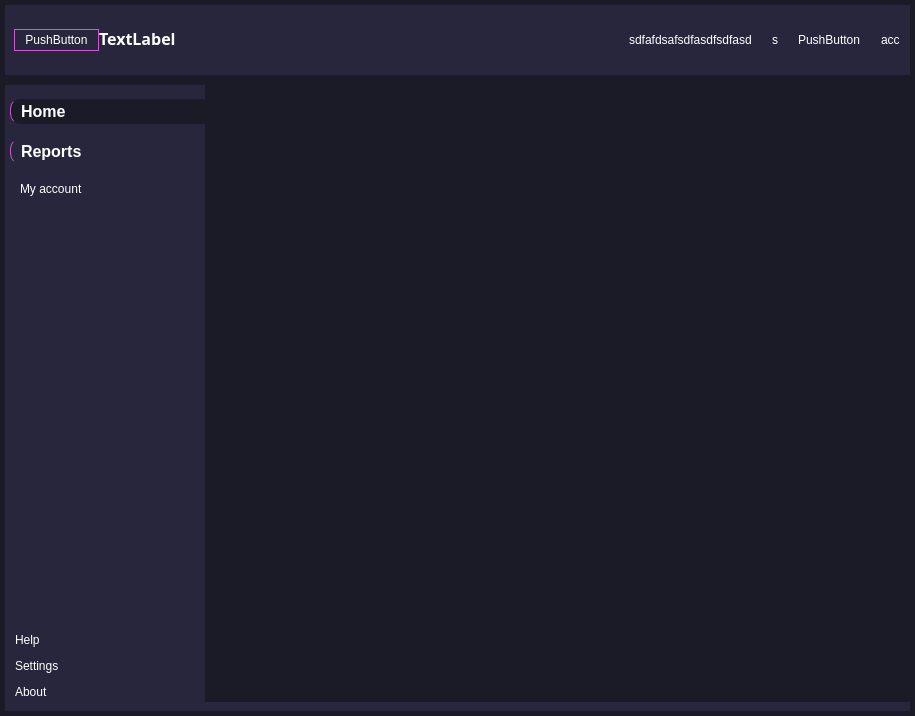
<?xml version="1.0" encoding="UTF-8"?>
<ui version="4.0">
 <class>MainWindow</class>
 <widget class="QMainWindow" name="MainWindow">
  <property name="geometry">
   <rect>
    <x>0</x>
    <y>0</y>
    <width>915</width>
    <height>716</height>
   </rect>
  </property>
  <property name="windowTitle">
   <string>MainWindow</string>
  </property>
  <property name="styleSheet">
   <string notr="true">* {
	border: none;
	background-color: transparent;
	padding: 0;
	margin: 0;
	color: #fff;
}

#centralwidget, #home_btn, #main_content {
	background-color: #1b1b27;
}

#header, #main_body {
	background-color: #27263c;
}

#pushButton {
	border: 1px solid #cc5bce;
	border-radius: 16px;
	text-align: center;
}

QPushButton {
	text-align: left;
	padding: 3px 10px;
	border-top-left-radius: 10px;
	border-bottom-left-radius: 10px;
}

#home_btn, #reports_btn {
	border-left: 1px solid #cc5bce;
	font-weight: bold;
}</string>
  </property>
  <widget class="QWidget" name="centralwidget">
   <layout class="QVBoxLayout" name="verticalLayout">
    <property name="spacing">
     <number>10</number>
    </property>
    <property name="leftMargin">
     <number>5</number>
    </property>
    <property name="topMargin">
     <number>5</number>
    </property>
    <property name="rightMargin">
     <number>5</number>
    </property>
    <property name="bottomMargin">
     <number>5</number>
    </property>
    <item alignment="Qt::AlignmentFlag::AlignTop">
     <widget class="QWidget" name="header" native="true">
      <property name="minimumSize">
       <size>
        <width>0</width>
        <height>70</height>
       </size>
      </property>
      <layout class="QHBoxLayout" name="horizontalLayout_2">
       <property name="spacing">
        <number>0</number>
       </property>
       <property name="topMargin">
        <number>0</number>
       </property>
       <property name="rightMargin">
        <number>0</number>
       </property>
       <property name="bottomMargin">
        <number>0</number>
       </property>
       <item alignment="Qt::AlignmentFlag::AlignLeft">
        <widget class="QFrame" name="frame">
         <property name="frameShape">
          <enum>QFrame::Shape::StyledPanel</enum>
         </property>
         <property name="frameShadow">
          <enum>QFrame::Shadow::Raised</enum>
         </property>
         <layout class="QHBoxLayout" name="horizontalLayout_4">
          <property name="spacing">
           <number>0</number>
          </property>
          <property name="leftMargin">
           <number>0</number>
          </property>
          <property name="topMargin">
           <number>0</number>
          </property>
          <property name="rightMargin">
           <number>0</number>
          </property>
          <property name="bottomMargin">
           <number>0</number>
          </property>
          <item alignment="Qt::AlignmentFlag::AlignLeft">
           <widget class="QPushButton" name="pushButton">
            <property name="cursor">
             <cursorShape>OpenHandCursor</cursorShape>
            </property>
            <property name="text">
             <string>PushButton</string>
            </property>
           </widget>
          </item>
          <item>
           <widget class="QLabel" name="label">
            <property name="font">
             <font>
              <family>Noto Serif Thai</family>
              <pointsize>12</pointsize>
              <bold>true</bold>
             </font>
            </property>
            <property name="text">
             <string>TextLabel</string>
            </property>
           </widget>
          </item>
         </layout>
        </widget>
       </item>
       <item alignment="Qt::AlignmentFlag::AlignRight">
        <widget class="QFrame" name="frame_2">
         <property name="frameShape">
          <enum>QFrame::Shape::StyledPanel</enum>
         </property>
         <property name="frameShadow">
          <enum>QFrame::Shadow::Raised</enum>
         </property>
         <layout class="QHBoxLayout" name="horizontalLayout_3">
          <property name="spacing">
           <number>0</number>
          </property>
          <property name="leftMargin">
           <number>0</number>
          </property>
          <property name="topMargin">
           <number>0</number>
          </property>
          <property name="rightMargin">
           <number>0</number>
          </property>
          <property name="bottomMargin">
           <number>0</number>
          </property>
          <item>
           <widget class="QPushButton" name="pushButton_2">
            <property name="text">
             <string>sdfafdsafsdfasdfsdfasd</string>
            </property>
           </widget>
          </item>
          <item alignment="Qt::AlignmentFlag::AlignRight">
           <widget class="QPushButton" name="pushButton_3">
            <property name="text">
             <string>s</string>
            </property>
           </widget>
          </item>
          <item alignment="Qt::AlignmentFlag::AlignRight">
           <widget class="QPushButton" name="pushButton_4">
            <property name="text">
             <string>PushButton</string>
            </property>
           </widget>
          </item>
          <item alignment="Qt::AlignmentFlag::AlignRight">
           <widget class="QPushButton" name="pushButton_5">
            <property name="text">
             <string>acc</string>
            </property>
           </widget>
          </item>
         </layout>
        </widget>
       </item>
      </layout>
     </widget>
    </item>
    <item>
     <widget class="QWidget" name="main_body" native="true">
      <property name="sizePolicy">
       <sizepolicy hsizetype="Preferred" vsizetype="Expanding">
        <horstretch>0</horstretch>
        <verstretch>0</verstretch>
       </sizepolicy>
      </property>
      <layout class="QHBoxLayout" name="horizontalLayout">
       <property name="spacing">
        <number>0</number>
       </property>
       <property name="leftMargin">
        <number>0</number>
       </property>
       <property name="topMargin">
        <number>0</number>
       </property>
       <property name="rightMargin">
        <number>0</number>
       </property>
       <item>
        <widget class="QWidget" name="left_menu" native="true">
         <property name="minimumSize">
          <size>
           <width>200</width>
           <height>0</height>
          </size>
         </property>
         <property name="maximumSize">
          <size>
           <width>16777215</width>
           <height>16777215</height>
          </size>
         </property>
         <layout class="QVBoxLayout" name="verticalLayout_3">
          <property name="spacing">
           <number>0</number>
          </property>
          <property name="leftMargin">
           <number>0</number>
          </property>
          <property name="topMargin">
           <number>0</number>
          </property>
          <property name="rightMargin">
           <number>0</number>
          </property>
          <property name="bottomMargin">
           <number>0</number>
          </property>
          <item>
           <widget class="QWidget" name="widget_2" native="true">
            <property name="font">
             <font>
              <pointsize>12</pointsize>
             </font>
            </property>
            <layout class="QVBoxLayout" name="verticalLayout_4">
             <property name="leftMargin">
              <number>0</number>
             </property>
             <property name="rightMargin">
              <number>0</number>
             </property>
             <property name="bottomMargin">
              <number>0</number>
             </property>
             <item>
              <widget class="QFrame" name="frame_3">
               <property name="font">
                <font>
                 <pointsize>11</pointsize>
                 <bold>false</bold>
                </font>
               </property>
               <property name="frameShape">
                <enum>QFrame::Shape::StyledPanel</enum>
               </property>
               <property name="frameShadow">
                <enum>QFrame::Shadow::Raised</enum>
               </property>
               <layout class="QVBoxLayout" name="verticalLayout_5">
                <property name="spacing">
                 <number>15</number>
                </property>
                <property name="leftMargin">
                 <number>5</number>
                </property>
                <property name="topMargin">
                 <number>5</number>
                </property>
                <property name="rightMargin">
                 <number>0</number>
                </property>
                <property name="bottomMargin">
                 <number>0</number>
                </property>
                <item>
                 <widget class="QPushButton" name="home_btn">
                  <property name="font">
                   <font>
                    <pointsize>12</pointsize>
                    <bold>true</bold>
                   </font>
                  </property>
                  <property name="cursor">
                   <cursorShape>PointingHandCursor</cursorShape>
                  </property>
                  <property name="text">
                   <string>Home</string>
                  </property>
                 </widget>
                </item>
                <item>
                 <widget class="QPushButton" name="reports_btn">
                  <property name="font">
                   <font>
                    <pointsize>12</pointsize>
                    <bold>true</bold>
                   </font>
                  </property>
                  <property name="cursor">
                   <cursorShape>PointingHandCursor</cursorShape>
                  </property>
                  <property name="text">
                   <string>Reports</string>
                  </property>
                 </widget>
                </item>
                <item>
                 <widget class="QPushButton" name="reports_btn_2">
                  <property name="cursor">
                   <cursorShape>PointingHandCursor</cursorShape>
                  </property>
                  <property name="text">
                   <string>My account</string>
                  </property>
                 </widget>
                </item>
               </layout>
              </widget>
             </item>
             <item>
              <spacer name="verticalSpacer">
               <property name="orientation">
                <enum>Qt::Orientation::Vertical</enum>
               </property>
               <property name="sizeHint" stdset="0">
                <size>
                 <width>20</width>
                 <height>40</height>
                </size>
               </property>
              </spacer>
             </item>
             <item>
              <widget class="QFrame" name="frame_4">
               <property name="frameShape">
                <enum>QFrame::Shape::StyledPanel</enum>
               </property>
               <property name="frameShadow">
                <enum>QFrame::Shadow::Raised</enum>
               </property>
               <layout class="QVBoxLayout" name="verticalLayout_6">
                <property name="spacing">
                 <number>6</number>
                </property>
                <property name="leftMargin">
                 <number>0</number>
                </property>
                <property name="rightMargin">
                 <number>0</number>
                </property>
                <property name="bottomMargin">
                 <number>0</number>
                </property>
                <item>
                 <widget class="QPushButton" name="pushButton_9">
                  <property name="cursor">
                   <cursorShape>PointingHandCursor</cursorShape>
                  </property>
                  <property name="text">
                   <string>Help</string>
                  </property>
                 </widget>
                </item>
                <item>
                 <widget class="QPushButton" name="pushButton_10">
                  <property name="cursor">
                   <cursorShape>PointingHandCursor</cursorShape>
                  </property>
                  <property name="text">
                   <string>Settings</string>
                  </property>
                 </widget>
                </item>
                <item>
                 <widget class="QPushButton" name="pushButton_11">
                  <property name="cursor">
                   <cursorShape>PointingHandCursor</cursorShape>
                  </property>
                  <property name="text">
                   <string>About</string>
                  </property>
                 </widget>
                </item>
               </layout>
              </widget>
             </item>
            </layout>
           </widget>
          </item>
         </layout>
        </widget>
       </item>
       <item>
        <widget class="QWidget" name="main_content" native="true">
         <layout class="QVBoxLayout" name="verticalLayout_2">
          <property name="spacing">
           <number>0</number>
          </property>
          <property name="leftMargin">
           <number>0</number>
          </property>
          <property name="topMargin">
           <number>0</number>
          </property>
          <property name="rightMargin">
           <number>0</number>
          </property>
          <property name="bottomMargin">
           <number>0</number>
          </property>
          <item>
           <widget class="QStackedWidget" name="stackedWidget">
            <widget class="QWidget" name="page"/>
            <widget class="QWidget" name="page_2"/>
           </widget>
          </item>
         </layout>
        </widget>
       </item>
       <item>
        <widget class="QWidget" name="right_menu" native="true"/>
       </item>
      </layout>
     </widget>
    </item>
   </layout>
  </widget>
 </widget>
 <resources>
  <include location="icons/_icons.qrc"/>
 </resources>
 <connections/>
</ui>
